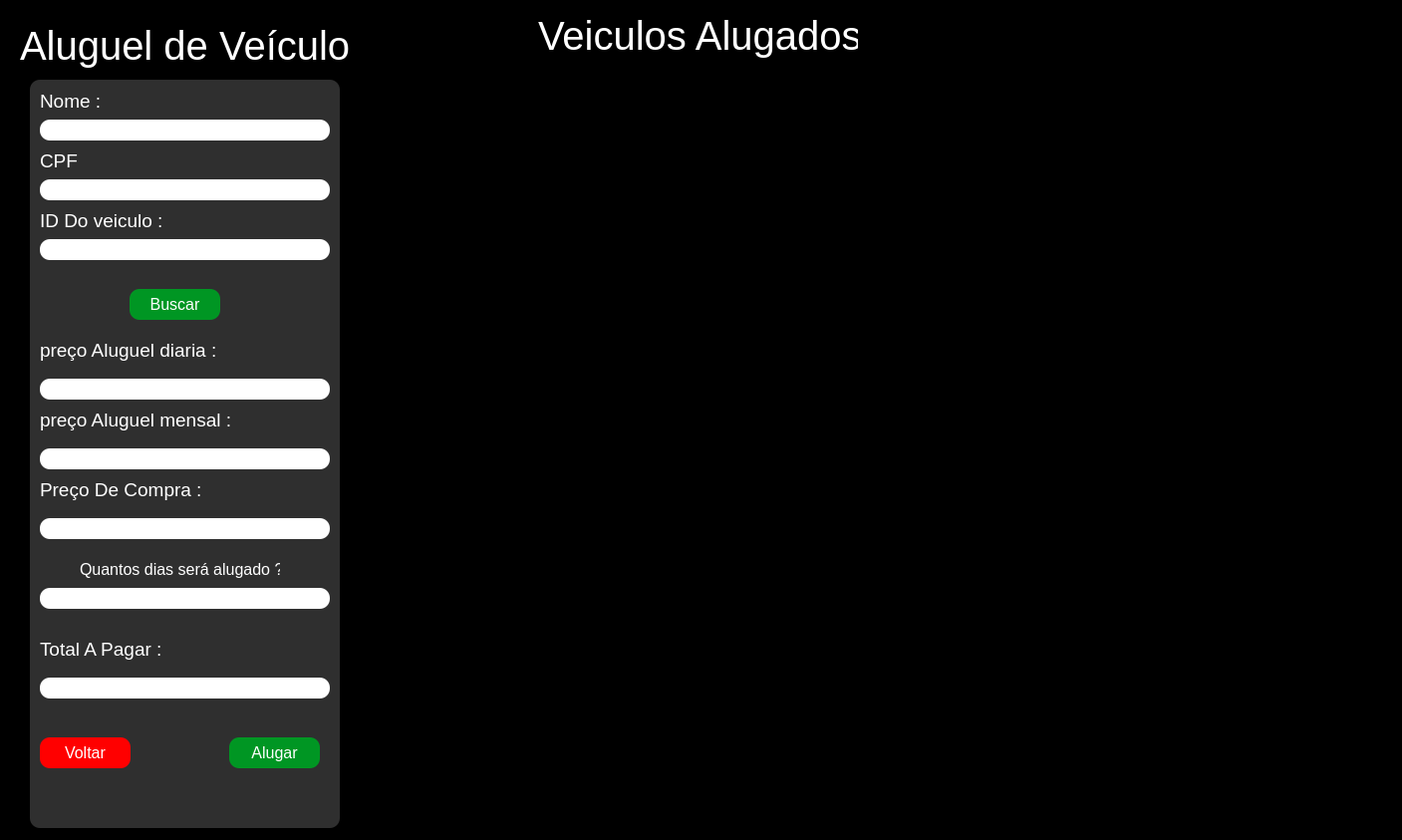
<?xml version="1.0" encoding="UTF-8"?>
<ui version="4.0">
 <class>MainWindow</class>
 <widget class="QMainWindow" name="MainWindow">
  <property name="geometry">
   <rect>
    <x>0</x>
    <y>0</y>
    <width>1407</width>
    <height>843</height>
   </rect>
  </property>
  <property name="windowTitle">
   <string>MainWindow</string>
  </property>
  <widget class="QWidget" name="centralwidget">
   <widget class="QFrame" name="frame_4">
    <property name="geometry">
     <rect>
      <x>0</x>
      <y>-10</y>
      <width>1471</width>
      <height>854</height>
     </rect>
    </property>
    <property name="styleSheet">
     <string notr="true">background-color: rgb(0, 0, 0); 
color: rgb(255, 255, 255);
</string>
    </property>
    <property name="frameShape">
     <enum>QFrame::StyledPanel</enum>
    </property>
    <property name="frameShadow">
     <enum>QFrame::Raised</enum>
    </property>
    <widget class="QLabel" name="label">
     <property name="geometry">
      <rect>
       <x>20</x>
       <y>20</y>
       <width>331</width>
       <height>71</height>
      </rect>
     </property>
     <property name="font">
      <font>
       <pointsize>30</pointsize>
      </font>
     </property>
     <property name="styleSheet">
      <string notr="true">background-color: rgb(255, 0, 0,0);</string>
     </property>
     <property name="text">
      <string>Aluguel de Veículo</string>
     </property>
    </widget>
    <widget class="QWidget" name="widget_5" native="true">
     <property name="geometry">
      <rect>
       <x>30</x>
       <y>90</y>
       <width>311</width>
       <height>751</height>
      </rect>
     </property>
     <property name="styleSheet">
      <string notr="true">background-color: rgb(47, 47, 47);
color: rgb(255, 255, 255);
border-radius:10;</string>
     </property>
     <widget class="QLabel" name="label_24">
      <property name="geometry">
       <rect>
        <x>10</x>
        <y>10</y>
        <width>62</width>
        <height>23</height>
       </rect>
      </property>
      <property name="font">
       <font>
        <pointsize>14</pointsize>
       </font>
      </property>
      <property name="styleSheet">
       <string notr="true">background-color: rgba(85, 255, 255, 0);</string>
      </property>
      <property name="text">
       <string>Nome :</string>
      </property>
     </widget>
     <widget class="QLineEdit" name="nome">
      <property name="geometry">
       <rect>
        <x>10</x>
        <y>40</y>
        <width>291</width>
        <height>21</height>
       </rect>
      </property>
      <property name="font">
       <font>
        <pointsize>12</pointsize>
       </font>
      </property>
      <property name="styleSheet">
       <string notr="true">background-color: rgb(255, 255, 255);
border-radius:10;
color: rgb(0, 0, 0);</string>
      </property>
      <property name="text">
       <string/>
      </property>
     </widget>
     <widget class="QLabel" name="label_25">
      <property name="geometry">
       <rect>
        <x>10</x>
        <y>70</y>
        <width>44</width>
        <height>23</height>
       </rect>
      </property>
      <property name="font">
       <font>
        <pointsize>14</pointsize>
       </font>
      </property>
      <property name="styleSheet">
       <string notr="true">background-color: rgba(85, 255, 255, 0);</string>
      </property>
      <property name="text">
       <string>CPF :</string>
      </property>
     </widget>
     <widget class="QLineEdit" name="cpf">
      <property name="geometry">
       <rect>
        <x>10</x>
        <y>100</y>
        <width>291</width>
        <height>21</height>
       </rect>
      </property>
      <property name="font">
       <font>
        <pointsize>12</pointsize>
       </font>
      </property>
      <property name="styleSheet">
       <string notr="true">background-color: rgb(255, 255, 255);
color: rgb(0, 0, 0);</string>
      </property>
     </widget>
     <widget class="QLabel" name="label_26">
      <property name="geometry">
       <rect>
        <x>10</x>
        <y>130</y>
        <width>131</width>
        <height>23</height>
       </rect>
      </property>
      <property name="font">
       <font>
        <pointsize>14</pointsize>
       </font>
      </property>
      <property name="styleSheet">
       <string notr="true">background-color: rgba(85, 255, 255, 0);</string>
      </property>
      <property name="text">
       <string>ID Do veiculo :</string>
      </property>
     </widget>
     <widget class="QLineEdit" name="id">
      <property name="geometry">
       <rect>
        <x>10</x>
        <y>160</y>
        <width>291</width>
        <height>21</height>
       </rect>
      </property>
      <property name="font">
       <font>
        <pointsize>12</pointsize>
       </font>
      </property>
      <property name="styleSheet">
       <string notr="true">background-color: rgb(255, 255, 255);
color: rgb(0, 0, 0);</string>
      </property>
     </widget>
     <widget class="QLabel" name="label_27">
      <property name="geometry">
       <rect>
        <x>10</x>
        <y>260</y>
        <width>191</width>
        <height>23</height>
       </rect>
      </property>
      <property name="font">
       <font>
        <pointsize>14</pointsize>
       </font>
      </property>
      <property name="styleSheet">
       <string notr="true">background-color: rgba(85, 255, 255, 0);</string>
      </property>
      <property name="text">
       <string>preço Aluguel diaria : </string>
      </property>
     </widget>
     <widget class="QLineEdit" name="diaria">
      <property name="geometry">
       <rect>
        <x>10</x>
        <y>300</y>
        <width>291</width>
        <height>21</height>
       </rect>
      </property>
      <property name="font">
       <font>
        <pointsize>12</pointsize>
       </font>
      </property>
      <property name="styleSheet">
       <string notr="true">background-color: rgb(255, 255, 255);
color: rgb(0, 0, 0);</string>
      </property>
     </widget>
     <widget class="QLabel" name="label_28">
      <property name="geometry">
       <rect>
        <x>10</x>
        <y>400</y>
        <width>171</width>
        <height>23</height>
       </rect>
      </property>
      <property name="font">
       <font>
        <pointsize>14</pointsize>
       </font>
      </property>
      <property name="styleSheet">
       <string notr="true">background-color: rgba(85, 255, 255, 0);</string>
      </property>
      <property name="text">
       <string>Preço De Compra :</string>
      </property>
     </widget>
     <widget class="QLineEdit" name="valor_compra">
      <property name="geometry">
       <rect>
        <x>10</x>
        <y>440</y>
        <width>291</width>
        <height>21</height>
       </rect>
      </property>
      <property name="font">
       <font>
        <pointsize>12</pointsize>
       </font>
      </property>
      <property name="styleSheet">
       <string notr="true">background-color: rgb(255, 255, 255);
color: rgb(0, 0, 0);</string>
      </property>
     </widget>
     <widget class="QPushButton" name="btn_alugar">
      <property name="geometry">
       <rect>
        <x>200</x>
        <y>660</y>
        <width>91</width>
        <height>31</height>
       </rect>
      </property>
      <property name="font">
       <font>
        <pointsize>12</pointsize>
       </font>
      </property>
      <property name="styleSheet">
       <string notr="true">background-color: rgb(0, 150, 35);</string>
      </property>
      <property name="text">
       <string>Alugar</string>
      </property>
     </widget>
     <widget class="QPushButton" name="btn_voltar">
      <property name="geometry">
       <rect>
        <x>10</x>
        <y>660</y>
        <width>91</width>
        <height>31</height>
       </rect>
      </property>
      <property name="font">
       <font>
        <pointsize>12</pointsize>
       </font>
      </property>
      <property name="styleSheet">
       <string notr="true">background-color: rgb(255, 0, 0);</string>
      </property>
      <property name="text">
       <string>Voltar</string>
      </property>
     </widget>
     <widget class="QPushButton" name="btn_buscar_id_veiculo">
      <property name="geometry">
       <rect>
        <x>100</x>
        <y>210</y>
        <width>91</width>
        <height>31</height>
       </rect>
      </property>
      <property name="font">
       <font>
        <pointsize>12</pointsize>
       </font>
      </property>
      <property name="styleSheet">
       <string notr="true">background-color: rgb(0, 150, 35);</string>
      </property>
      <property name="text">
       <string>Buscar</string>
      </property>
     </widget>
     <widget class="QLabel" name="label_29">
      <property name="geometry">
       <rect>
        <x>10</x>
        <y>330</y>
        <width>191</width>
        <height>23</height>
       </rect>
      </property>
      <property name="font">
       <font>
        <pointsize>14</pointsize>
       </font>
      </property>
      <property name="styleSheet">
       <string notr="true">background-color: rgba(85, 255, 255, 0);</string>
      </property>
      <property name="text">
       <string>preço Aluguel mensal : </string>
      </property>
     </widget>
     <widget class="QLineEdit" name="mensal">
      <property name="geometry">
       <rect>
        <x>10</x>
        <y>370</y>
        <width>291</width>
        <height>21</height>
       </rect>
      </property>
      <property name="font">
       <font>
        <pointsize>12</pointsize>
       </font>
      </property>
      <property name="styleSheet">
       <string notr="true">background-color: rgb(255, 255, 255);
color: rgb(0, 0, 0);</string>
      </property>
     </widget>
     <widget class="QLabel" name="label_31">
      <property name="geometry">
       <rect>
        <x>50</x>
        <y>480</y>
        <width>201</width>
        <height>23</height>
       </rect>
      </property>
      <property name="font">
       <font>
        <pointsize>12</pointsize>
       </font>
      </property>
      <property name="styleSheet">
       <string notr="true">background-color: rgba(85, 255, 255, 0);</string>
      </property>
      <property name="text">
       <string>Quantos dias será alugado ?</string>
      </property>
     </widget>
     <widget class="QLineEdit" name="total">
      <property name="geometry">
       <rect>
        <x>10</x>
        <y>600</y>
        <width>291</width>
        <height>21</height>
       </rect>
      </property>
      <property name="font">
       <font>
        <pointsize>12</pointsize>
       </font>
      </property>
      <property name="styleSheet">
       <string notr="true">background-color: rgb(255, 255, 255);
color: rgb(0, 0, 0);</string>
      </property>
      <property name="text">
       <string/>
      </property>
     </widget>
     <widget class="QLabel" name="label_32">
      <property name="geometry">
       <rect>
        <x>10</x>
        <y>560</y>
        <width>171</width>
        <height>23</height>
       </rect>
      </property>
      <property name="font">
       <font>
        <pointsize>14</pointsize>
       </font>
      </property>
      <property name="styleSheet">
       <string notr="true">background-color: rgba(85, 255, 255, 0);</string>
      </property>
      <property name="text">
       <string>Total A Pagar :</string>
      </property>
     </widget>
     <widget class="QLineEdit" name="quantidade_dias">
      <property name="geometry">
       <rect>
        <x>10</x>
        <y>510</y>
        <width>291</width>
        <height>21</height>
       </rect>
      </property>
      <property name="font">
       <font>
        <pointsize>12</pointsize>
       </font>
      </property>
      <property name="styleSheet">
       <string notr="true">background-color: rgb(255, 255, 255);
color: rgb(0, 0, 0);</string>
      </property>
     </widget>
    </widget>
    <widget class="QLabel" name="label_2">
     <property name="geometry">
      <rect>
       <x>540</x>
       <y>10</y>
       <width>321</width>
       <height>71</height>
      </rect>
     </property>
     <property name="font">
      <font>
       <pointsize>30</pointsize>
      </font>
     </property>
     <property name="styleSheet">
      <string notr="true">background-color: rgb(255, 0, 0,0);</string>
     </property>
     <property name="text">
      <string>Veiculos Alugados</string>
     </property>
    </widget>
    <widget class="QTableWidget" name="tableWidget">
     <property name="geometry">
      <rect>
       <x>360</x>
       <y>90</y>
       <width>1041</width>
       <height>751</height>
      </rect>
     </property>
    </widget>
   </widget>
  </widget>
 </widget>
 <resources/>
 <connections/>
</ui>
